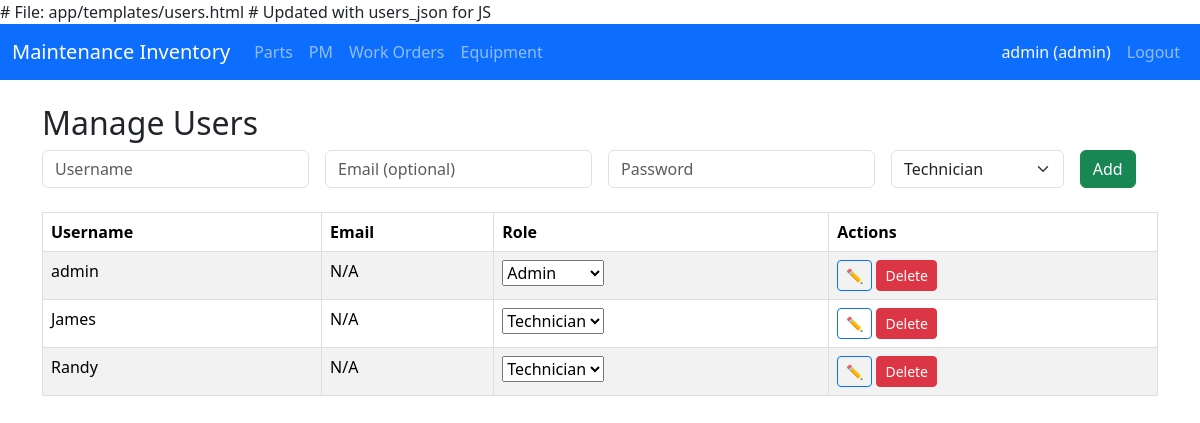
Before: /pm/users (signed in) with the older database file.
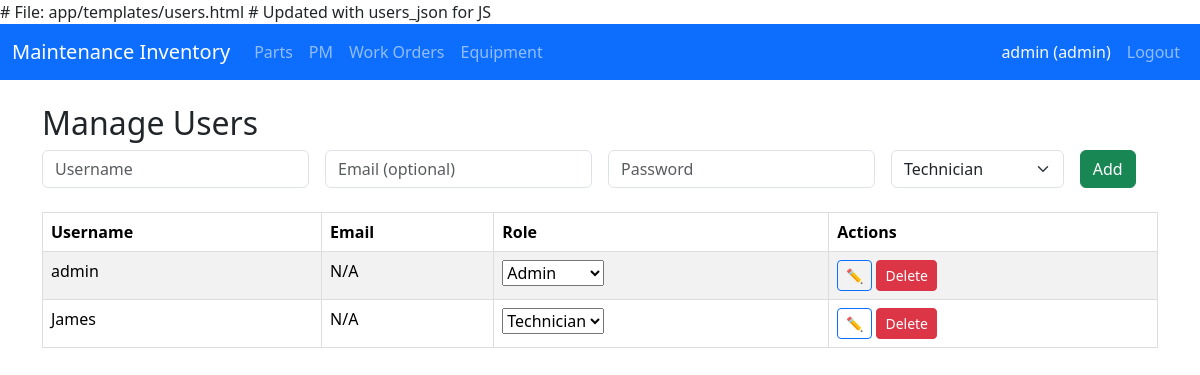
After: the same page with the newer database file.
### app/models/user.py (models this page shows, shortened)
class User(UserMixin, db.Model):
    __tablename__ = 'users'
    id = db.Column(db.Integer, primary_key=True)
    username = db.Column(db.String(80), unique=True, nullable=False)
    password_hash = db.Column(db.String(256), nullable=False)
    role = db.Column(db.String(20), default='technician') # 'admin' or 'technician'
    must_change_password = db.Column(db.Boolean, default=True) # Force change on first login
    created_at = db.Column(db.DateTime, default=datetime.utcnow)
    email = db.Column(db.String(120), unique=True, nullable=True) # Optional (nullable=True)

### app/routes/pm.py (the view, shortened to what this page needs)
@bp.route('/users', methods=['GET', 'POST'])
@login_required
def manage_users():
    if current_user.role != 'admin':
        flash("Access denied.", "danger")
        return redirect(url_for('pm.index'))
    users = User.query.all()
    users_list = [{'id': u.id, 'username': u.username, 'email': u.email, 'role': u.role} for u in users]
    return render_template('users.html', users=users, users_json=users_list)

### app/templates/users.html (shortened to what this page needs)
{% extends "base.html" %}
{% block content %}
<h2>Manage Users</h2>
<form method="post" class="mb-4">
    <div class="row g-3">
        <div class="col-md-3"><input name="username" class="form-control" placeholder="Username" required></div>
        <div class="col-md-3"><input name="email" class="form-control" placeholder="Email (optional)"></div>
        <div class="col-md-3"><input name="password" type="password" class="form-control" placeholder="Password" required></div>
        <div class="col-md-2">
            <select name="role" class="form-select">
                <option value="technician">Technician</option>
            </select>
        </div>
        <div class="col-md-1"><button type="submit" class="btn btn-success">Add</button></div>
    </div>
</form>
<table class="table table-striped">
    <thead><tr><th>Username</th><th>Email</th><th>Role</th><th>Actions</th></tr></thead>
    <tbody>
        {% for user in users %}
        <tr>
            <td>{{ user.username }}</td>
            <td>{{ user.email or 'N/A' }}</td>
            <td>
                <form method="post" class="d-inline">
                    <select name="new_role" onchange="this.form.submit()">
                        <option value="technician" {% if user.role == 'technician' %}selected{% endif %}>Technician</option>
                        <option value="admin" {% if user.role == 'admin' %}selected{% endif %}>Admin</option>
                    </select>
                </form>
            </td>
            <td>
                <button class="btn btn-sm btn-outline-primary" onclick="editUser({{ user.id }})">✏️</button>
                <form method="post" class="d-inline">
                    <button type="submit" class="btn btn-sm btn-danger" onclick="return confirm('Delete user?')">Delete</button>
                </form>
            </td>
        </tr>
        {% endfor %}
    </tbody>
</table>
{% endblock %}

### app/templates/base.html (shortened to what this page needs)
<!DOCTYPE html>
<html lang="en">
<head>
    <link href="https://cdn.jsdelivr.net/npm/bootstrap@5.3.3/dist/css/bootstrap.min.css" rel="stylesheet">
</head>
<body>
<nav class="navbar navbar-expand-lg navbar-dark bg-primary sticky-top">
    <div class="container-fluid">
        <a class="navbar-brand" href="{{ url_for('dashboard.index') }}">Maintenance Inventory</a>
        <div class="collapse navbar-collapse" id="navbarNav">
            <ul class="navbar-nav me-auto">
                <li class="nav-item">
                    <a class="nav-link" href="{{ url_for('parts.index') }}">Parts</a>
                </li>
                <li class="nav-item">
                    <a class="nav-link" href="{{ url_for('pm.index') }}">PM</a>
                </li>
                <li class="nav-item">
                    <a class="nav-link" href="{{ url_for('workorder.index') }}">Work Orders</a>
                </li>
                <li class="nav-item">
                    <a class="nav-link" href="{{ url_for('equipment.index') }}">Equipment</a>
                </li>
            </ul>
            <ul class="navbar-nav ms-auto">
                <li class="nav-item">
                    <span class="nav-link text-light">
                        {{ current_user.username }} ({{ current_user.role }})
                    </span>
                </li>
                <li class="nav-item">
                    <a class="nav-link" href="{{ url_for('auth.logout') }}">Logout</a>
                </li>
            </ul>
        </div>
    </div>
</nav>
    <div class="container mt-4">
        {% block content %}{% endblock %}
    </div>
</body>
</html>

Changed rows visible on the page:
removed User: username "Randy", email "N/A", new_role "Technician"
